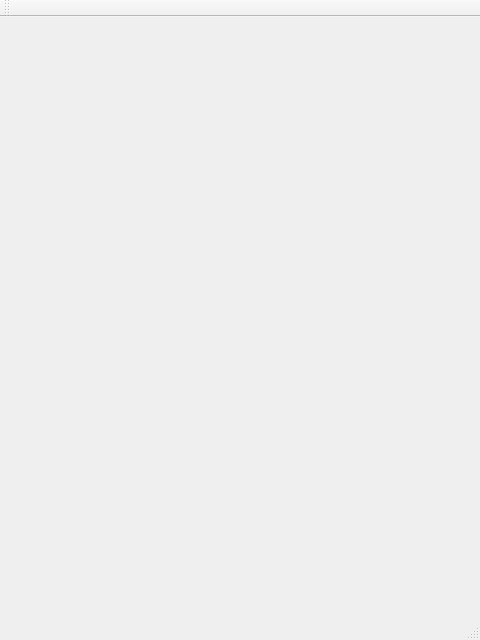
<?xml version="1.0" encoding="UTF-8"?>
<ui version="4.0">
 <class>MainWindow</class>
 <widget class="QMainWindow" name="MainWindow">
  <property name="geometry">
   <rect>
    <x>0</x>
    <y>0</y>
    <width>480</width>
    <height>640</height>
   </rect>
  </property>
  <property name="minimumSize">
   <size>
    <width>480</width>
    <height>640</height>
   </size>
  </property>
  <property name="windowTitle">
   <string>Inverse Kinematics</string>
  </property>
  <widget class="QWidget" name="centralWidget">
   <layout class="QVBoxLayout" name="verticalLayout">
    <item>
     <widget class="GLWidget" name="widget" native="true"/>
    </item>
   </layout>
  </widget>
  <widget class="QMenuBar" name="menuBar">
   <property name="geometry">
    <rect>
     <x>0</x>
     <y>0</y>
     <width>480</width>
     <height>27</height>
    </rect>
   </property>
  </widget>
  <widget class="QToolBar" name="mainToolBar">
   <attribute name="toolBarArea">
    <enum>TopToolBarArea</enum>
   </attribute>
   <attribute name="toolBarBreak">
    <bool>false</bool>
   </attribute>
  </widget>
  <widget class="QStatusBar" name="statusBar"/>
 </widget>
 <layoutdefault spacing="6" margin="11"/>
 <customwidgets>
  <customwidget>
   <class>GLWidget</class>
   <extends>QWidget</extends>
   <header>glwidget.h</header>
   <container>1</container>
  </customwidget>
 </customwidgets>
 <resources/>
 <connections/>
</ui>
